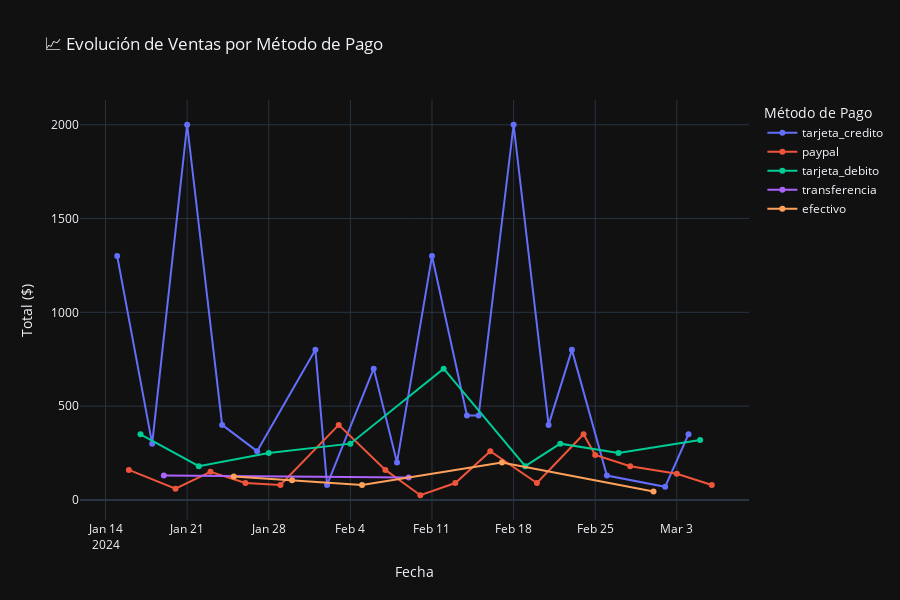

The cell this chart's notebook holds for it:
### Markdown cell above
### 5.2 Gráfico de Líneas con Animación

### Code cell
# Preparar datos para serie temporal
ventas_diarias_completo = ventas.copy()
ventas_diarias_completo['mes'] = ventas_diarias_completo['fecha_venta'].dt.to_period('M').astype(str)
ventas_diarias_completo = ventas_diarias_completo.sort_values('fecha_venta')

fig = px.line(ventas_diarias_completo, 
              x='fecha_venta', 
              y='total',
              color='metodo_pago',
              title='📈 Evolución de Ventas por Método de Pago',
              labels={'fecha_venta': 'Fecha', 'total': 'Total ($)', 'metodo_pago': 'Método de Pago'},
              template='plotly_dark')

fig.update_traces(mode='lines+markers')
fig.update_layout(height=600, hovermode='x unified')
fig.show()

### Figure 1 — Plotly figure (JSON) as saved in the notebook; plotly's stock layout.template omitted (floating-point values rounded to 4 significant figures)
{"data": [{"hovertemplate": "Método de Pago=tarjeta_credito<br>Fecha=%{x}<br>Total ($)=%{y}<extra></extra>", "legendgroup": "tarjeta_credito", "line": {"color": "#636efa", "dash": "solid"}, "marker": {"symbol": "circle"}, "mode": "lines+markers", "name": "tarjeta_credito", "orientation": "v", "showlegend": true, "type": "scatter", "x": ["2024-01-15T00:00:00", "2024-01-18T00:00:00", "2024-01-21T00:00:00", "2024-01-24T00:00:00", "2024-01-27T00:00:00", "2024-02-01T00:00:00", "2024-02-02T00:00:00", "2024-02-06T00:00:00", "2024-02-08T00:00:00", "2024-02-11T00:00:00", "2024-02-14T00:00:00", "2024-02-15T00:00:00", "2024-02-18T00:00:00", "2024-02-21T00:00:00", "2024-02-23T00:00:00", "2024-02-26T00:00:00", "2024-03-02T00:00:00", "2024-03-04T00:00:00"], "xaxis": "x", "y": [1300.0, 300.0, 2000.0, 400.0, 260.0, 800.0, 79.99, 700.0, 200.0, 1300.0, 450.0, 450.0, 2000.0, 400.0, 800.0, 130.0, 69.98, 350.0], "yaxis": "y"}, {"hovertemplate": "Método de Pago=paypal<br>Fecha=%{x}<br>Total ($)=%{y}<extra></extra>", "legendgroup": "paypal", "line": {"color": "#EF553B", "dash": "solid"}, "marker": {"symbol": "circle"}, "mode": "lines+markers", "name": "paypal", "orientation": "v", "showlegend": true, "type": "scatter", "x": ["2024-01-16T00:00:00", "2024-01-20T00:00:00", "2024-01-23T00:00:00", "2024-01-26T00:00:00", "2024-01-29T00:00:00", "2024-02-03T00:00:00", "2024-02-07T00:00:00", "2024-02-10T00:00:00", "2024-02-13T00:00:00", "2024-02-16T00:00:00", "2024-02-20T00:00:00", "2024-02-24T00:00:00", "2024-02-25T00:00:00", "2024-02-28T00:00:00", "2024-03-03T00:00:00", "2024-03-06T00:00:00"], "xaxis": "x", "y": [160.0, 59.97, 150.0, 89.99, 79.99, 400.0, 160.0, 24.99, 89.99, 260.0, 89.99, 350.0, 240.0, 180.0, 140.0, 79.99], "yaxis": "y"}, {"hovertemplate": "Método de Pago=tarjeta_debito<br>Fecha=%{x}<br>Total ($)=%{y}<extra></extra>", "legendgroup": "tarjeta_debito", "line": {"color": "#00cc96", "dash": "solid"}, "marker": {"symbol": "circle"}, "mode": "lines+markers", "name": "tarjeta_debito", "orientation": "v", "showlegend": true, "type": "scatter", "x": ["2024-01-17T00:00:00", "2024-01-22T00:00:00", "2024-01-28T00:00:00", "2024-02-04T00:00:00", "2024-02-12T00:00:00", "2024-02-19T00:00:00", "2024-02-22T00:00:00", "2024-02-27T00:00:00", "2024-03-05T00:00:00"], "xaxis": "x", "y": [350.0, 180.0, 250.0, 300.0, 700.0, 180.0, 300.0, 250.0, 320.0], "yaxis": "y"}, {"hovertemplate": "Método de Pago=transferencia<br>Fecha=%{x}<br>Total ($)=%{y}<extra></extra>", "legendgroup": "transferencia", "line": {"color": "#ab63fa", "dash": "solid"}, "marker": {"symbol": "circle"}, "mode": "lines+markers", "name": "transferencia", "orientation": "v", "showlegend": true, "type": "scatter", "x": ["2024-01-19T00:00:00", "2024-02-09T00:00:00"], "xaxis": "x", "y": [130.0, 120.0], "yaxis": "y"}, {"hovertemplate": "Método de Pago=efectivo<br>Fecha=%{x}<br>Total ($)=%{y}<extra></extra>", "legendgroup": "efectivo", "line": {"color": "#FFA15A", "dash": "solid"}, "marker": {"symbol": "circle"}, "mode": "lines+markers", "name": "efectivo", "orientation": "v", "showlegend": true, "type": "scatter", "x": ["2024-01-25T00:00:00", "2024-01-30T00:00:00", "2024-02-05T00:00:00", "2024-02-17T00:00:00", "2024-03-01T00:00:00"], "xaxis": "x", "y": [125.0, 105.0, 79.98, 199.9, 44.99], "yaxis": "y"}], "layout": {"height": 600, "hovermode": "x unified", "legend": {"title": {"text": "Método de Pago"}, "tracegroupgap": 0}, "title": {"text": "📈 Evolución de Ventas por Método de Pago"}, "xaxis": {"anchor": "y", "domain": [0, 1], "title": {"text": "Fecha"}}, "yaxis": {"anchor": "x", "domain": [0, 1], "title": {"text": "Total ($)"}}}}
